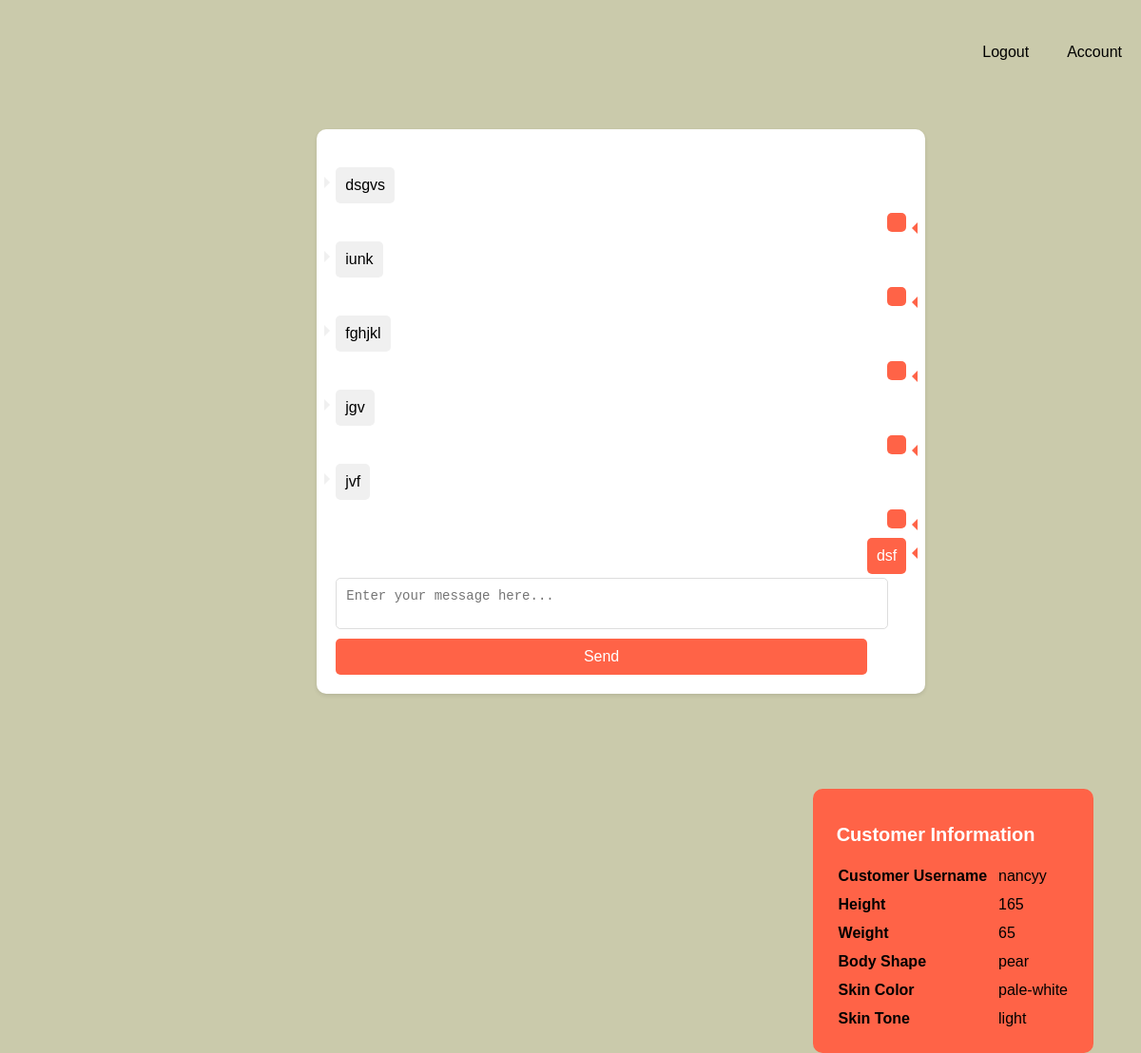
Page /deschat.php?customer=12 (signed in) on the committed database.
### tables this page shows
CREATE TABLE IF NOT EXISTS `messages` (
  `message_id` int NOT NULL AUTO_INCREMENT,
  `in-message` varchar(255) DEFAULT NULL,
  `out-message` varchar(255) DEFAULT NULL,
  `customer_id` int NOT NULL,
  `designer_id` int NOT NULL,
  PRIMARY KEY (`message_id`)
);

CREATE TABLE IF NOT EXISTS `body_information` (
  `customer_id` int NOT NULL,
  `height` decimal(4,0) NOT NULL,
  `weight` decimal(4,0) NOT NULL,
  `body_shape` varchar(20) NOT NULL,
  `skin_color` varchar(20) NOT NULL,
  `skin_tone` varchar(20) NOT NULL,
  PRIMARY KEY (`customer_id`)
);

CREATE TABLE IF NOT EXISTS `customer` (
  `customer_id` int NOT NULL AUTO_INCREMENT,
  `customer_username` varchar(20) NOT NULL,
  `customer_password` varchar(255) NOT NULL,
  `customer_email` varchar(255) NOT NULL,
  `customer_phone` int NOT NULL,
  `customer_pic` varchar(30) DEFAULT 'def_prfl.png',
  `verification_code` int NOT NULL,
  `verified` tinyint(1) NOT NULL DEFAULT '0',
  `status` varchar(255) DEFAULT 'offline',
  PRIMARY KEY (`customer_id`),
  UNIQUE KEY `customer_username` (`customer_username`)
);

### deschat.php (the view, shortened to what this page needs)
<!DOCTYPE html>
<html lang="en">
<head>
</head>
<body>
    <header>
        <nav>
            <ul class="nav-bar">
                <li class="nav"> <a href="logout.php" class="nav-links" id="login">Logout</a></li>
                <li class="nav"><a href="#" class="nav-links" id="account">Account</a></li>
            </ul>
        </nav>
    </header> <br><br>
    <div class="send">
        <div id="chatMessages">
            <?php
            include 'conn.php';
            $customer_id = $_GET['customer'];
            $sql = $conn->prepare("SELECT * FROM messages WHERE designer_id = ? AND customer_id = ?");
            $did = $_SESSION['id'];
            $sql->bind_param('ii', $did, $customer_id);
            $sql->execute();
            $result = $sql->get_result();
            while ($row = $result->fetch_assoc()) {
                if (!empty($row['in-message'])) {
                    echo '<div class="in-message">' . htmlspecialchars($row['in-message']) . '</div><br><br>';
                }
                echo '<div class="out-message">' . htmlspecialchars($row['out-message']) . '</div><br><br>';
            }
            $stmt1 = $conn->prepare("SELECT body_information.*, customer.* FROM body_information
            JOIN customer ON body_information.customer_id = customer.customer_id
            WHERE body_information.customer_id = ?");
            $stmt1->bind_param("i", $customer_id);
            $stmt1->execute();
            $resl = $stmt1->get_result();
            $rowl = $resl->fetch_assoc();
            $user = $rowl['customer_username'];
            $height = $rowl['height'];
            $weight = $rowl['weight'];
            $bodyshape = $rowl['body_shape'];
            $color = $rowl['skin_color'];
            $tone = $rowl['skin_tone'];
            ?>
        </div>
        <br><br>
        <form id="chatForm">
            <textarea name="chatting" id="chatting" placeholder="Enter your message here..."></textarea>
            <button type="submit">Send</button>
        </form>
    </div>
    <aside>
        <?php
        echo "<div class = 'customer_info'>
        <h2>Customer Information</h2>
                <table>
                <tr> <td><b>Customer Username</b></td>
                    <td>$user</td> </tr>
                <tr> <td> <b> Height </b></td>
                    <td> $height </td></tr>
                <tr> <td> <b> Weight </b> </td>
                <td> $weight </td></tr>
                <tr> <td> <b> Body Shape </b></td>
                <td> $bodyshape </td></tr>
                <tr> <td> <b> Skin Color </b></td>
                <td> $color  </td></tr>
                <tr> <td> <b> Skin Tone </b> </td>
                <td> $tone </td> </tr>
                </table>
         </div>";
        ?>
    </aside>
</body>
</html>

### deschat.php (style rules this page uses)
body { margin: 0; padding: 0; font-family: Arial, sans-serif; background-color: rgb(202, 202, 171); background-repeat: no-repeat; background-size: cover; vertical-align: middle; overflow-x: hidden; background-attachment: fixed; width: 100vw; background-image: url("Model (2).jbeg"); }
nav { position: relative; flex-wrap: wrap; width: 100vw; margin-right: 5px; }
.nav-bar { position: relative; list-style: none; display: table; text-align: center; float: right; }
.nav { display: table-cell; position: sticky; padding: 15px 0; font-family: "Arial", sans-serif; }
.nav-links { color: black; text-decoration: none; display: inline-block; padding: 15px 20px; position: relative; }
.nav-links::after { content: ""; background: none repeat scroll 0 0 transparent; display: block; height: 4px; left: 50%; position: absolute; background: black; transition: width 0.5s ease 0s, left 0.5s ease 0s; width: 0%; margin: 4px; }
.send { width: 100%; max-width: 600px; padding: 20px; background-color: #fff; box-shadow: 0 2px 4px rgba(0, 0, 0, 0.1); border-radius: 10px; margin-top: 100px; margin-left: 50px; float: right; }
#chatForm { display: flex; flex-direction: column; }
#chatting { width: 100%; padding: 10px; border-radius: 5px; border: 1px solid #ddd; margin-bottom: 10px; font-size: 14px; resize: none; }
#chatForm button { padding: 10px; border: none; border-radius: 5px; background-color: #ff6347; color: white; font-size: 16px; cursor: pointer; transition: background-color 0.3s; }
#chatMessages { margin-top: 20px; }
.in-message, .out-message { padding: 10px; border-radius: 5px; margin-bottom: 10px; max-width: 70%; clear: both; position: relative; }
.in-message { background-color: #f0f0f0; float: left; clear: both; }
.out-message { background-color: #ff6347; color: white; float: right; clear: both; }
.in-message:after, .out-message:after { content: ''; position: absolute; border-width: 6px; border-style: solid; display: block; }
.in-message:after { border-color: transparent transparent transparent #f0f0f0; top: 10px; left: -12px; }
.out-message:after { border-color: transparent #ff6347 transparent transparent; top: 10px; right: -12px; }
.customer_info { border-radius: 10px; float: right; margin-top: 100px; margin-right: 50px; background-color: #ff6347; padding: 20px; }
.customer_info h2 { color: white; font-size: 20px; margin-left: 2%; }
.customer_info td { padding: 5px; }

### rows in the picture
messages: value "dsgvs"
messages: value "iunk"
messages: value "fghjkl"
messages: value "jgv"
messages: value "jvf"
messages: value "dsf"
body_information: customer_id.customer_username "nancyy", height "165", weight "65", body_shape "pear", skin_color "pale-white", skin_tone "light"
